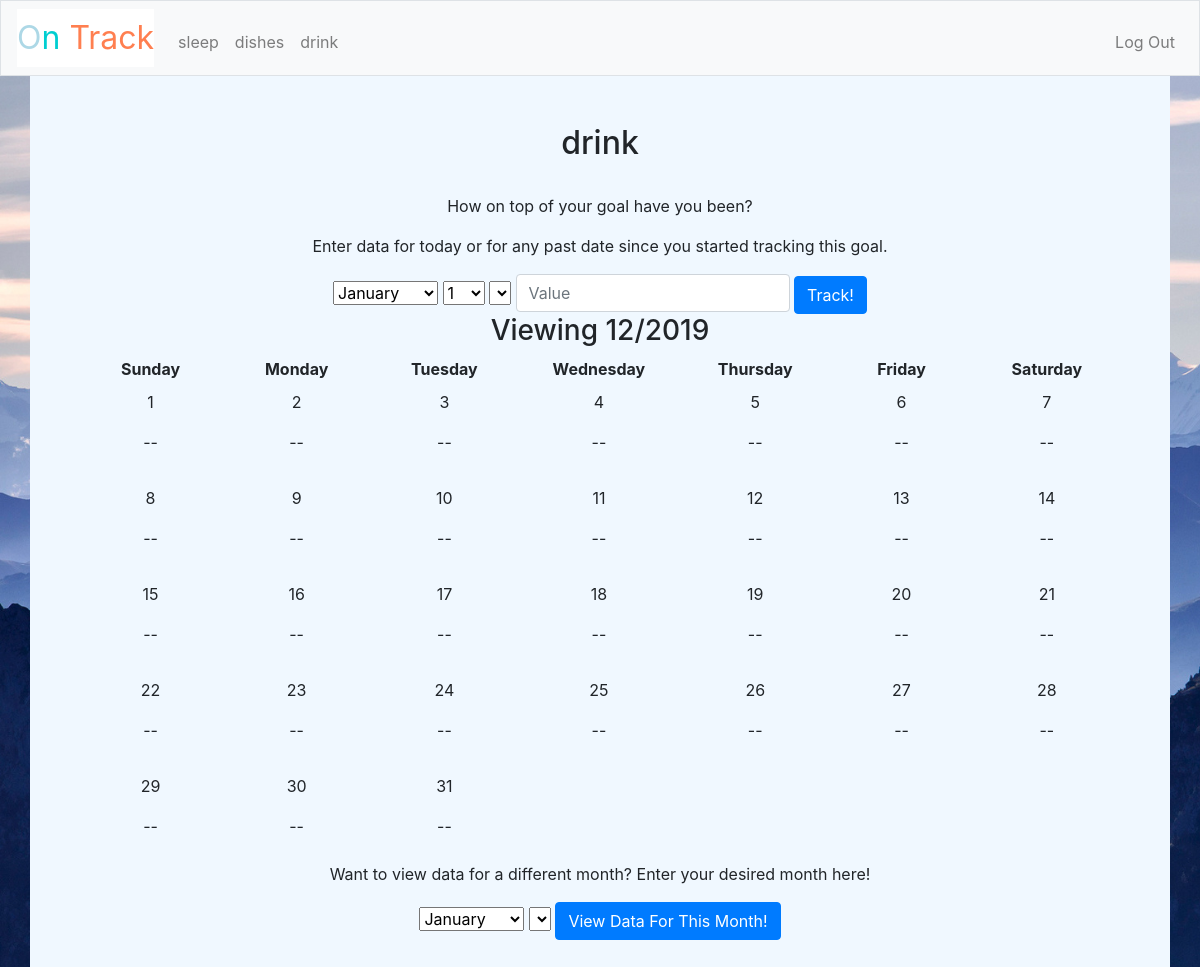
The app's page /goal_display/3/2019/12 (signed in) with its own data.
### tables this page shows
CREATE TABLE 'users' ('id' INTEGER PRIMARY KEY AUTOINCREMENT NOT NULL, 'username' TEXT NOT NULL, 'password' TEXT NOT NULL, 'goal_1_name' TEXT DEFAULT NULL, 'goal_1_type' TEXT DEFAULT NULL, 'goal_1_year' INTEGER, 'goal_1_month' INTEGER, 'goal_1_day' INTEGER, 'goal_2_name' TEXT DEFAULT NULL, 'goal_2_type' TEXT DEFAULT NULL, 'goal_2_year' INTEGER, 'goal_2_month' INTEGER, 'goal_2_day' INTEGER, 'goal_3_name' TEXT DEFAULT NULL, 'goal_3_type' TEXT DEFAULT NULL, 'goal_3_year' INTEGER, 'goal_3_month' INTEGER, 'goal_3_day' INTEGER);

### application.py (the view, shortened to what this page needs)
@app.route("/goal_display/<number>/<year>/<month>")
@login_required
def goal_display(number, year = datetime.now().year, month = datetime.now().month):
    connection = sqlite3.connect("tracker.db")
    db = connection.cursor()
    number = int(number)
    year = int(year)
    month = int(month)
    goal_info = str(db.execute("SELECT * FROM users WHERE username = :u", {'u': session['user_id']}).fetchall()[0])
    goal_name = goal_info.split(",")[number*5+3-5].strip().strip("'")
    goal_type = goal_info.split(",")[number*5+4-5].strip().strip("'")
    started = int(goal_info.split(",")[number*5].strip().strip("'"))
    weekday_num, num_days = calendar.monthrange(year, month) # zero is monday
    num_weeks = 5
    if weekday_num == 6 and num_days == 28:
          num_weeks = 4
    elif num_days == 31 and (weekday_num == 4 or weekday_num == 5):        # first day is fri/sat, 31 day month
        num_weeks = 6
    elif num_days == 30 and weekday_num == 5:        # first day is fri/sat, 31 day month
        num_weeks = 6
    if weekday_num == 6: #if it's Sunday, start populating from Sunday
        n = 0
    else:
        n = weekday_num + 1
    front_pad = [" " for i in range(n)]
    back_pad = [" " for i in range(num_weeks*7 - len(front_pad) - num_days)]
    dates = front_pad + [i for i in range(1, 1+num_days)] + back_pad
    data = []
    if goal_type == "binary":
        for i in range(len(dates)):
            if dates[i] == " ":
                data.append(2)
            else:
                var = db.execute("SELECT * FROM binary_goals WHERE user=:username AND goal_name=:goal_name AND year=:year AND month=:month AND day=:day",
                {'username': session['user_id'], 'goal_name': goal_name, 'year': year, 'month': month, 'day': dates[i]}).fetchall()
                if len(var) == 0:
                    data.append(2)
                else:
                    comp = int(str(var[0]).split(",")[5].strip(" ").strip("'").strip(")"))
                    data.append(comp)
    else:
        for i in range(len(dates)):
            if dates[i] == " ":
                data.append(" ")
            else:
                var = db.execute("SELECT * FROM numeric_goals WHERE user=:username AND goal_name=:goal_name AND year=:year AND month=:month AND day=:day",
                {'username': session['user_id'], 'goal_name': goal_name, 'year': year, 'month': month, 'day': dates[i]}).fetchall()
                if len(var) == 0:
                    data.append("--")
                else:
                    comp = int(str(var[0]).split(",")[5].strip(" ").strip("'").strip(")"))
                    data.append(comp)
    x = db.execute("SELECT amount FROM numeric_goals WHERE user=:username AND goal_name=:goal_name AND year=:year AND month=:month AND day=:day",
        {'username': session['user_id'], 'goal_name': goal_name, 'year': year, 'month': month, 'day': dates[i]}).fetchall()
    goal_fulfilled=len(x)
    years = [i for i in range(started, year+1)]
    connection.commit()
    connection.close()
    return render_template("numeric_month.html", month=month, year=year, name = goal_name, data = data, dates = dates, num_weeks = num_weeks, goal_names = get_goal_names(), number = number)

### application.py (called while the page is built)
@app.after_request
def after_request(response):
    response.headers["Cache-Control"] = "no-cache, no-store, must-revalidate"
    response.headers["Expires"] = 0
    response.headers["Pragma"] = "no-cache"
    return response

### helpers.py (called while the page is built)
def login_required(f):
    @wraps(f)
    def decorated_function(*args, **kwargs):
        if session.get("user_id") is None:
            return redirect("/login")
        return f(*args, **kwargs)
    return decorated_function

def get_goal_names():
    return goal_names

### templates/numeric_month.html (shortened to what this page needs)
{% extends "layout.html" %}
{% block main %}
    <h2>{{ name }}</h2><br>
    <p>How on top of your goal have you been?</p>
    <form action="/enter_numeric_data/{{ number }}/{{ year }}/{{ month }}" method="post">
        <p>Enter data for today or for any past date since you started tracking this goal.</p>
        <select name="desired_month">
                    <option value= "1">January</option>
            </select>
                    <select name="desired_day">
                      <option>1</option>
            </select>
            <select name="desired_year">
            </select>
             <input autocomplete="off" autofocus class="form-control" name="numeric_tracker" placeholder="Value" type="number" min="0">
			  <button class="btn btn-primary" type="submit">Track!</button>
    </form>
<body>
<h3>Viewing {{month}}/{{year}}</h3>
{% if num_weeks == 4 %}
    <table style="width:100%">
  <tr>
    <th>Sunday</th>
    <th>Monday</th>
    <th>Tuesday</th>
    <th>Wednesday</th>
    <th>Thursday</th>
    <th>Friday</th>
    <th>Saturday</th>
  </tr>
  <tr>
    <td><p>{{ dates[0] }}</p><p>{{ data[0] }}</p></td>
    <td><p>{{ dates[1] }}</p><p>{{ data[1] }}</p></td>
    <td><p>{{ dates[2] }}</p><p>{{ data[2] }}</p></td>
    <td><p>{{ dates[3] }}</p><p>{{ data[3] }}</p></td>
    <td><p>{{ dates[4] }}</p><p>{{ data[4] }}</p></td>
    <td><p>{{ dates[5] }}</p><p>{{ data[5] }}</p></td>
    <td><p>{{ dates[6] }}</p><p>{{ data[6] }}</p></td>
  </tr>
  <tr>
    <td><p>{{ dates[7] }}</p><p>{{ data[7] }}</p></td>
    <td><p>{{ dates[8] }}</p><p>{{ data[8] }}</p></td>
    <td><p>{{ dates[9] }}</p><p>{{ data[9] }}</p></td>
    <td><p>{{ dates[10] }}</p><p>{{ data[10] }}</p></td>
    <td><p>{{ dates[11] }}</p><p>{{ data[11] }}</p></td>
    <td><p>{{ dates[12] }}</p><p>{{ data[12] }}</p></td>
    <td><p>{{ dates[13] }}</p><p>{{ data[13] }}</p></td>
  </tr>
    <td><p>{{ dates[14] }}</p><p>{{ data[14] }}</p></td>
    <td><p>{{ dates[15] }}</p><p>{{ data[15] }}</p></td>
    <td><p>{{ dates[16] }}</p><p>{{ data[16] }}</p></td>
    <td><p>{{ dates[17] }}</p><p>{{ data[17] }}</p></td>
    <td><p>{{ dates[18] }}</p><p>{{ data[18] }}</p></td>
    <td><p>{{ dates[19] }}</p><p>{{ data[19] }}</p></td>
    <td><p>{{ dates[20] }}</p><p>{{ data[20] }}</p></td>
  <tr>
    <td><p>{{ dates[21] }}</p><p>{{ data[21] }}</p></td>
    <td><p>{{ dates[22] }}</p><p>{{ data[22] }}</p></td>
    <td><p>{{ dates[23] }}</p><p>{{ data[23] }}</p></td>
    <td><p>{{ dates[24] }}</p><p>{{ data[24] }}</p></td>
    <td><p>{{ dates[25] }}</p><p>{{ data[25] }}</p></td>
    <td><p>{{ dates[26] }}</p><p>{{ data[26] }}</p></td>
    <td><p>{{ dates[27] }}</p><p>{{ data[27] }}</p></td>
  </tr>
</table>
{% elif num_weeks ==5 %}
<table style="width:100%">
  <tr>
    <th>Sunday</th>
    <th>Monday</th>
    <th>Tuesday</th>
    <th>Wednesday</th>
    <th>Thursday</th>
    <th>Friday</th>
    <th>Saturday</th>
  </tr>
  <tr>
    <td><p>{{ dates[0] }}</p><p>{{ data[0] }}</p></td>
    <td><p>{{ dates[1] }}</p><p>{{ data[1] }}</p></td>
    <td><p>{{ dates[2] }}</p><p>{{ data[2] }}</p></td>
    <td><p>{{ dates[3] }}</p><p>{{ data[3] }}</p></td>
    <td><p>{{ dates[4] }}</p><p>{{ data[4] }}</p></td>
    <td><p>{{ dates[5] }}</p><p>{{ data[5] }}</p></td>
    <td><p>{{ dates[6] }}</p><p>{{ data[6] }}</p></td>
  </tr>
  <tr>
    <td><p>{{ dates[7] }}</p><p>{{ data[7] }}</p></td>
    <td><p>{{ dates[8] }}</p><p>{{ data[8] }}</p></td>
    <td><p>{{ dates[9] }}</p><p>{{ data[9] }}</p></td>
    <td><p>{{ dates[10] }}</p><p>{{ data[10] }}</p></td>
    <td><p>{{ dates[11] }}</p><p>{{ data[11] }}</p></td>
    <td><p>{{ dates[12] }}</p><p>{{ data[12] }}</p></td>
    <td><p>{{ dates[13] }}</p><p>{{ data[13] }}</p></td>
  </tr>
    <td><p>{{ dates[14] }}</p><p>{{ data[14] }}</p></td>
    <td><p>{{ dates[15] }}</p><p>{{ data[15] }}</p></td>
    <td><p>{{ dates[16] }}</p><p>{{ data[16] }}</p></td>
    <td><p>{{ dates[17] }}</p><p>{{ data[17] }}</p></td>
    <td><p>{{ dates[18] }}</p><p>{{ data[18] }}</p></td>
    <td><p>{{ dates[19] }}</p><p>{{ data[19] }}</p></td>
    <td><p>{{ dates[20] }}</p><p>{{ data[20] }}</p></td>
  <tr>
    <td><p>{{ dates[21] }}</p><p>{{ data[21] }}</p></td>
    <td><p>{{ dates[22] }}</p><p>{{ data[22] }}</p></td>
    <td><p>{{ dates[23] }}</p><p>{{ data[23] }}</p></td>
    <td><p>{{ dates[24] }}</p><p>{{ data[24] }}</p></td>
    <td><p>{{ dates[25] }}</p><p>{{ data[25] }}</p></td>
    <td><p>{{ dates[26] }}</p><p>{{ data[26] }}</p></td>
    <td><p>{{ dates[27] }}</p><p>{{ data[27] }}</p></td>
  </tr>
  <tr>
    <td><p>{{ dates[28] }}</p><p>{{ data[28] }}</p></td>
    <td><p>{{ dates[29] }}</p><p>{{ data[29] }}</p></td>
    <td><p>{{ dates[30] }}</p><p>{{ data[30] }}</p></td>
    <td><p>{{ dates[31] }}</p><p>{{ data[31] }}</p></td>
    <td><p>{{ dates[32] }}</p><p>{{ data[32] }}</p></td>
    <td><p>{{ dates[33] }}</p><p>{{ data[33] }}</p></td>
    <td><p>{{ dates[34] }}</p><p>{{ data[34] }}</p></td>
  </tr>
</table>
{% endif %}
<form action="/change_month/{{ number }}" method="post">
        <p>Want to view data for a different month? Enter your desired month here!</p>
        <select name="desired_month">
                    <option value= "1">January</option>
          </select>
            <select name="desired_year">
            </select>
			  <button class="btn btn-primary" type="submit">View Data For This Month!</button>
    </form>
</body>
</html>
{% endblock %}

### templates/layout.html (shortened to what this page needs)
<!DOCTYPE html>
<html lang="en">
    <head>
        <link href="https://maxcdn.bootstrapcdn.com/bootstrap/4.1.3/css/bootstrap.min.css" rel="stylesheet">
        <link href="/static/styles.css" rel="stylesheet">
    </head>
    <body style="background-image: url('../static/mountain.jpg'); background-size: cover;">
        <nav class="navbar navbar-expand-md navbar-light bg-light border">
            <a class="navbar-brand" href="/"><span class="yellow">O</span><span class="green">n</span> <span class="red">Track</span></a>
            <div class="collapse navbar-collapse" id="navbar">
                {% if session.user_id %}
                    {% if goal_names[0] == "None" %}
                    <ul class="navbar-nav mr-auto mt-2">
                        <li class="nav-item"><a class="nav-link" href="/set_goals">Set Goals</a></li>
                    </ul>
                    {% else %}
                    <ul class="navbar-nav mr-auto mt-2">
                        <li class="nav-item"><a class="nav-link" href="/goal_display/1/{{ year }}/{{ month }}">{{ goal_names[0] }}</a></li>
                        <li class="nav-item"><a class="nav-link" href="/goal_display/2/{{ year }}/{{ month }}">{{ goal_names[1] }}</a></li>
                        <li class="nav-item"><a class="nav-link" href="/goal_display/3/{{ year }}/{{ month }}">{{ goal_names[2] }}</a></li>
                    </ul>
                    {% endif %}
                    <ul class="navbar-nav ml-auto mt-2">
                        <li class="nav-item"><a class="nav-link" href="/logout">Log Out</a></li>
                    </ul>
                {% else %}
                    <ul class="navbar-nav ml-auto mt-2">
                        <li class="nav-item"><a class="nav-link" href="/register">Register</a></li>
                        <li class="nav-item"><a class="nav-link" href="/login">Log In</a></li>
                    </ul>
                {% endif %}
            </div>
        </nav>
        <main class="container p-5">
            {% block main %}{% endblock %}
    </body>
</html>

### static/styles.css (style rules this page uses)
nav .navbar-brand { font-size: xx-large; background-color:white; }
nav .navbar-brand .red { color: #FF7F50; }
nav .navbar-brand .yellow { color: #ADD8E6; }
nav .navbar-brand .green { color: #00CED1; }
nav { background-color: black; }
main .form-control { display: inline-block; width: auto; }
main { overflow-x: auto; text-align: center; background-color:#F0F8FF; }
body { background-image: url('/home/ubuntu/project/on-track/static/mountain.jpg'); background-size: cover; }
td { column-width: 200px; padding: 8px; }

### records on screen
users: goal_1_name "sleep", goal_2_name "dishes", goal_3_name "drink"

### other values on screen
{{ month }} "12"
{{ year }} "2019"
{{ dates[0] }} "1"
{{ data[0] }} "--"
{{ dates[1] }} "2"
{{ data[1] }} "--"
{{ dates[2] }} "3"
{{ data[2] }} "--"
{{ dates[3] }} "4"
{{ data[3] }} "--"
{{ dates[4] }} "5"
{{ data[4] }} "--"
{{ dates[5] }} "6"
{{ data[5] }} "--"
{{ dates[6] }} "7"
